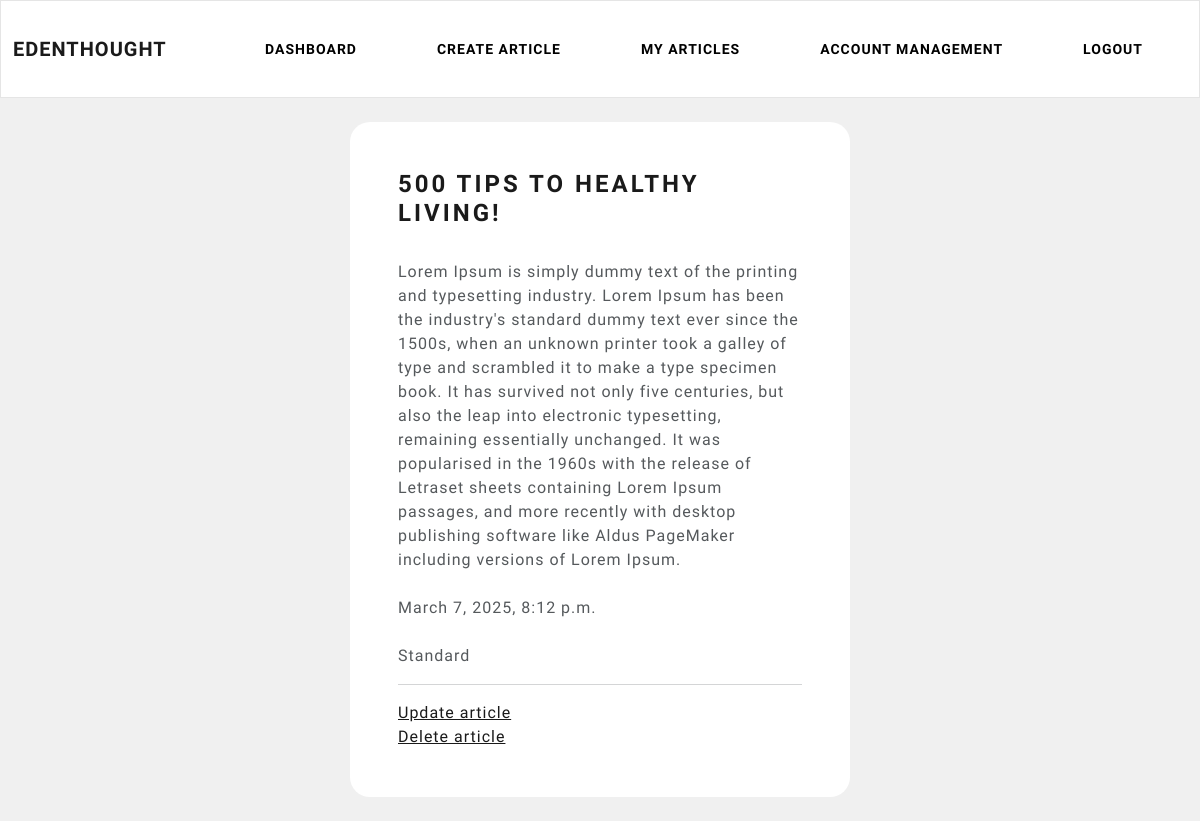
Before: /writer/my_articles (signed in) with the older database file.
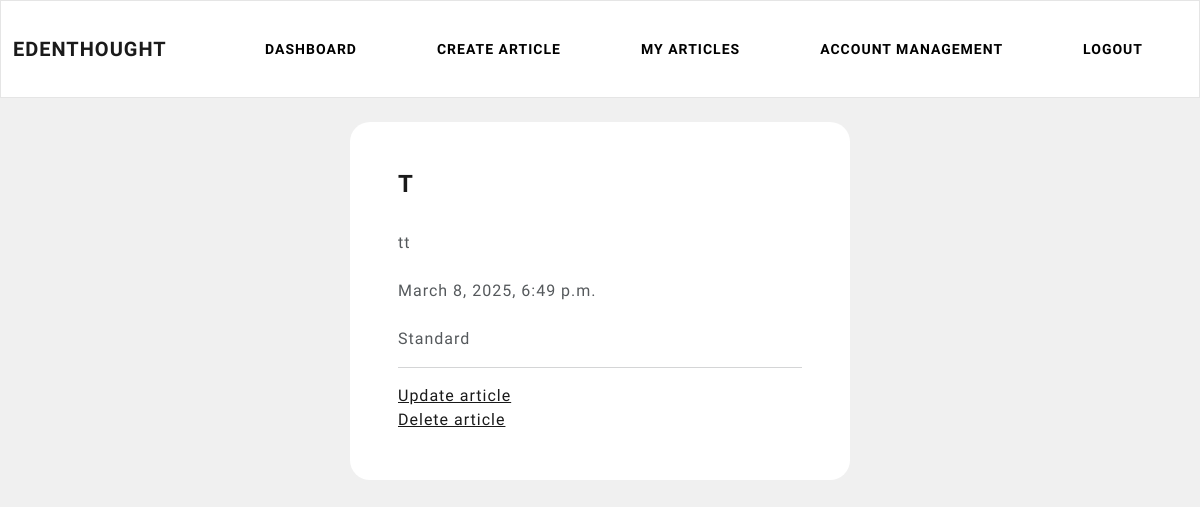
After: the same page with the newer database file.
### writer/models.py (models this page shows)
class Article(models.Model):
    title = models.CharField(max_length=150)
    content = models.TextField(max_length=10000)
    date_posted = models.DateTimeField(auto_now_add=True)
    is_premium = models.BooleanField(default=False, verbose_name='Is this a premium article?')
    user = models.ForeignKey(to=CustomUser, max_length=10, on_delete=models.CASCADE, null=True)

### writer/views.py (the view)
# urls.py: path('my_articles', views.my_articles, name='my-articles'),
@login_required(login_url='my-login')
def my_articles(request):
    current_user = request.user.id
    articles = Article.objects.filter(user=current_user)
    context = {'AllArticles': articles}
    return render(request, 'writer/my-articles.html', context)

### writer/templates/writer/my-articles.html
{% extends 'writer/navbar.html' %}
{% block content %}
<br>
{% for article in AllArticles %}
    <div class="container bg-white shadow-md p-5 form-layout">
        <h3>{{ article.title }}</h3>
        <br>
        {{ article.content }}
        <br> <br>
        {{ article.date_posted }}
        <br> <br>
        {% if article.is_premium == True %}
            ⭐ <strong>Premium</strong>
        {% elif article.is_premium == False %}
            <strong>Standard</strong>
        {% endif %}
        <hr>
        <a href="{% url 'update-article' article.id %}">Update article</a>
        <br>
        <a href="{% url 'delete-article' article.id %}">Delete article</a>
    </div>
<br>
{% endfor %}
{% endblock %}

### writer/templates/writer/navbar.html (shortened to what this page needs)
{% load static %}
<!DOCTYPE html>
<html>
    <head>
      <link rel="stylesheet" type="text/css" href="https://bootswatch.com/5/lux/bootstrap.min.css">
      <link rel="stylesheet" type="text/css" href="{% static 'css/styles.css' %}">
    </head>
    <nav class="navbar navbar-expand-lg navbar-light bg-light justify-content-center">
        <a class="navbar-brand main-heading">
          &nbsp; Edenthought
        </a>
          <div class="collapse navbar-collapse text-center" id="navbarNavDropdown">
            <ul class="navbar-nav ms-auto">
              <li class="nav-item">
                <a class="btn btn-secondary navbar-btn" type="button"  href="{% url 'writer-dashboard' %}">Dashboard</a>
              </li>
              <li class="nav-item">
                <a class="btn btn-secondary navbar-btn" type="button"  href="{% url 'create-article' %}">Create article</a>
              </li>
              <li class="nav-item">
                <a class="btn btn-secondary navbar-btn" type="button"  href="{% url 'my-articles' %}">My articles</a>
              </li>
              <li class="nav-item">
                <a class="btn btn-secondary navbar-btn" type="button"  href="">Account management</a>
              </li>
              <li class="nav-item">
                <a class="btn btn-secondary navbar-btn" type="button"  href="{% url 'user-logout' %}">Logout</a>
              </li>
            </ul>
          </div>
    </nav>
    {% block content %}
    {% endblock %}
</html>

### static/css/styles.css (style rules this page uses)
.form-layout { width: 500px; border-radius: 20px; }

Changed rows visible on the page:
removed Article: title "500 TIPS TO HEALTHY LIVING!", content "Lorem Ipsum is simply dummy text of the printing and typesetting industry. Lorem Ipsum has been the industry's standard dummy text ever since the 1500s, when an unknown printer took a galley of type and scrambled it to make a type specimen book. It has survived not only five centuries, but also the leap into electronic typesetting, remaining essentially unchanged. It was popularised in the 1960s with the release of Letraset sheets containing Lorem Ipsum passages, and more recently with desktop publishing software like Aldus PageMaker including versions of Lorem Ipsum.", date_posted "March 7, 2025, 8:12 p.m.", is_premium "Standard"
added Article: title "T", content "tt", date_posted "March 8, 2025, 6:49 p.m.", is_premium "Standard"
